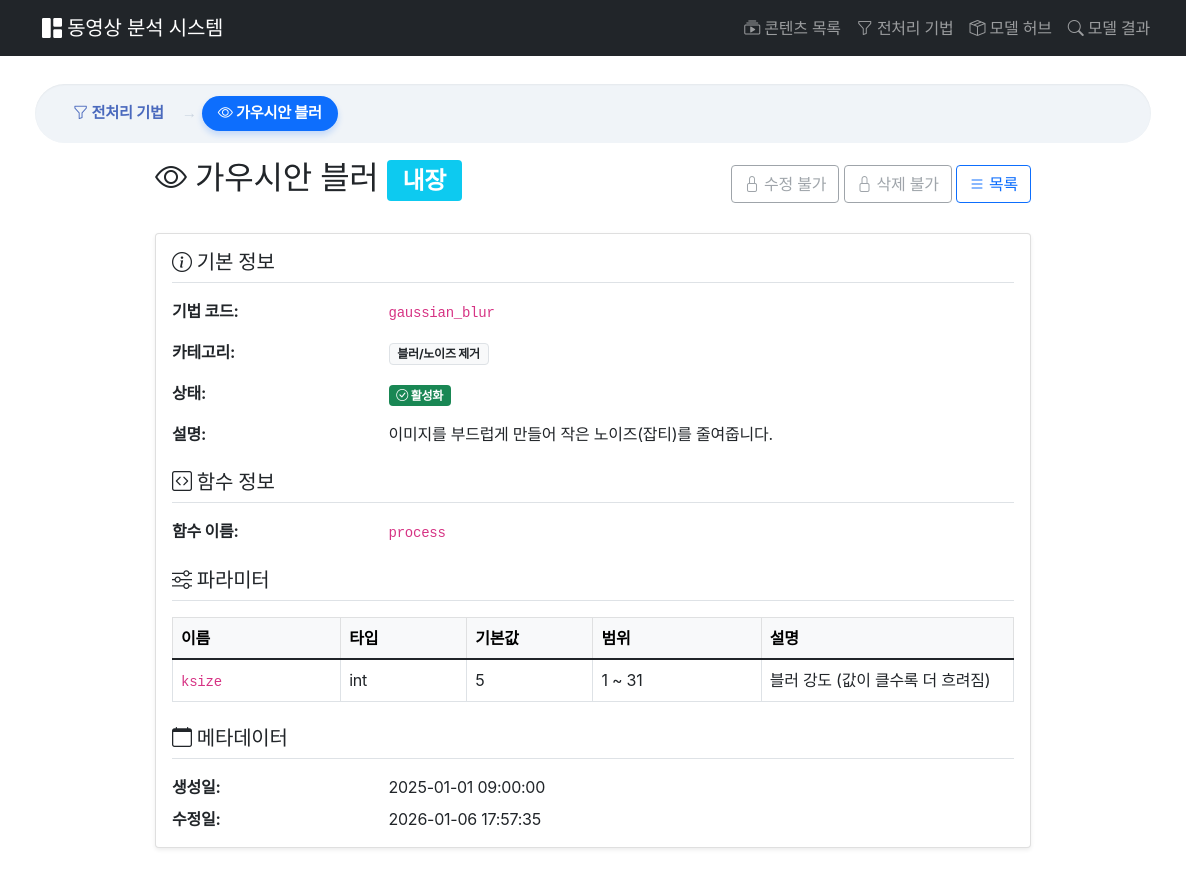
The app's page /prephub/1/, older data.
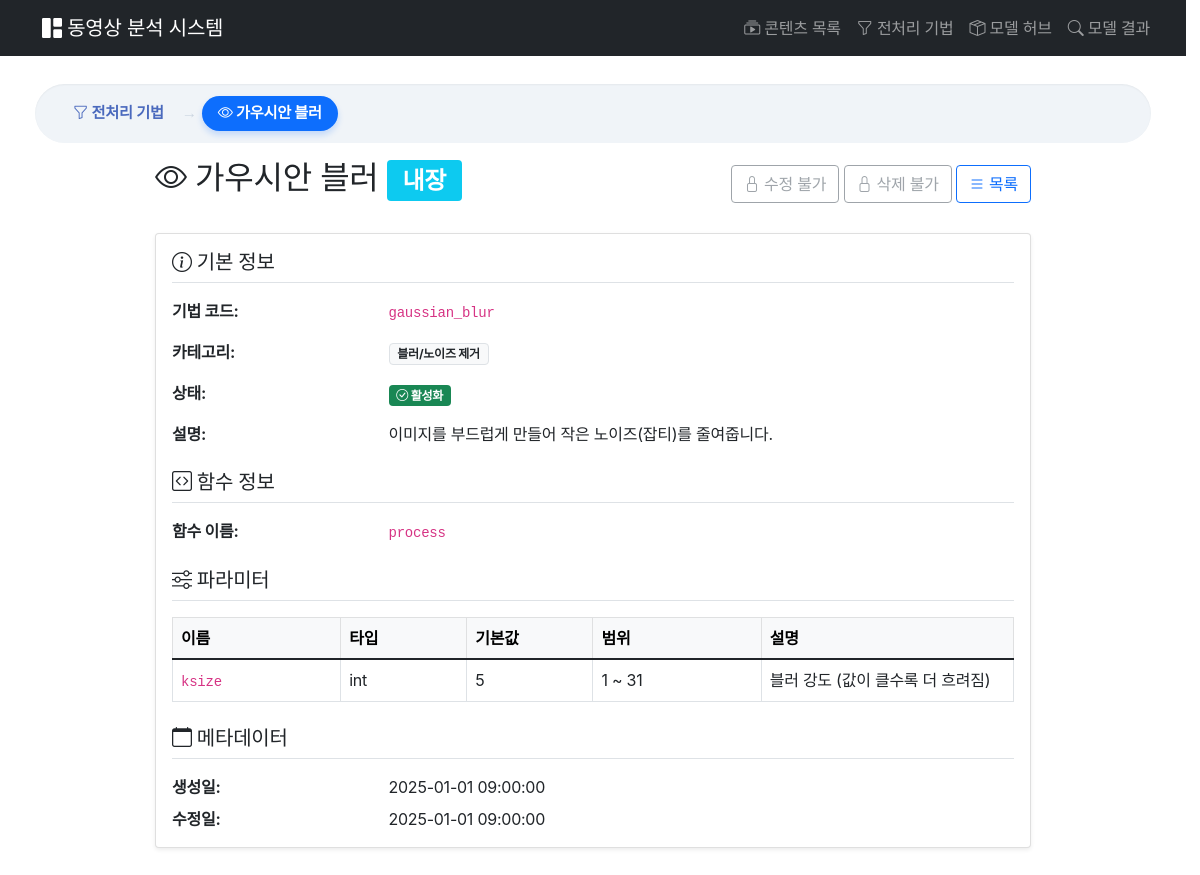
The same page, newer data.
### prephub/models.py (models this page shows, shortened)
class PreprocessingMethod(models.Model):
    name = models.CharField(max_length=100, verbose_name="기법 이름")
    code = models.CharField(
        max_length=50,
        unique=True,
        verbose_name="기법 코드",
        help_text="프로그램에서 사용되는 고유 식별자 (예: my_blur)"
    )
    description = models.TextField(blank=True, verbose_name="설명")
    CATEGORY_CHOICES = [
        ('edge', '경계 검출'),
        ('blur', '블러/노이즈 제거'),
        ('threshold', '임계값 처리'),
        ('morphology', '형태학적 변환'),
        ('color', '색상 변환'),
        ('feature', '특징 검출'),
        ('enhancement', '이미지 향상'),
        ('custom', '사용자 정의'),
    ]
    category = models.CharField(
        max_length=20,
        choices=CATEGORY_CHOICES,
        default='custom',
        verbose_name="카테고리"
    )
    python_file = models.FileField(
        upload_to=method_upload_path,
        blank=True,
        null=True,
        verbose_name="Python 파일",
        help_text=".py 파일을 업로드하세요"
    )
    function_name = models.CharField(
        max_length=100,
        default='process',
        verbose_name="함수 이름",
        help_text="Python 파일 내에서 실행할 함수 이름 (기본: process)"
    )
    parameter_schema = models.JSONField(
        default=dict,
        blank=True,
        verbose_name="파라미터 스키마",
        help_text="각 파라미터의 타입, 기본값, 범위 등을 정의"
    )
    default_parameters = models.JSONField(
        default=dict,
        blank=True,
        verbose_name="기본 파라미터"
    )
    is_active = models.BooleanField(default=True, verbose_name="활성화")
    is_builtin = models.BooleanField(
        default=False,
        verbose_name="내장 기법",
        help_text="시스템 기본 제공 기법 (삭제 불가)"
    )
    created_at = models.DateTimeField(auto_now_add=True, verbose_name="생성일")
    updated_at = models.DateTimeField(auto_now=True, verbose_name="수정일")
    class Meta:
        verbose_name = "전처리 기법"
        verbose_name_plural = "전처리 기법들"
        ordering = ['category', 'name']

### prephub/views.py (the view)
# urls.py: path('<int:pk>/', views.MethodDetailView.as_view(), name='method_detail'),
class MethodDetailView(DetailView):
    model = PreprocessingMethod
    template_name = 'prephub/method_detail.html'
    context_object_name = 'method'

### prephub/templates/prephub/method_detail.html (shortened to what the changed rows need)
{% extends 'contents/base.html' %}
{% block breadcrumb %}
<nav aria-label="breadcrumb">
    <ol class="breadcrumb">
        <li class="custom-breadcrumb-item active">
            <a href="#">
                <i class="bi bi-eye"></i> {{ method.name }}
            </a>
        </li>
    </ol>
</nav>
{% endblock breadcrumb %}
{% block content %}
<div class="container" style="max-width: 900px;">
    <div class="d-flex justify-content-between align-items-center mb-4">
        <h2>
            <i class="bi bi-eye"></i> {{ method.name }}
            {% if method.is_builtin %}
            <span class="badge bg-info">내장</span>
            {% else %}
            <span class="badge bg-success">커스텀</span>
            {% endif %}
        </h2>
        <div>
            {% if not method.is_builtin %}
            <a href="{% url 'prephub:method_edit' method.pk %}" class="btn btn-outline-secondary">
                <i class="bi bi-pencil"></i> 수정
            </a>
            <a href="{% url 'prephub:method_delete' method.pk %}" class="btn btn-outline-danger">
                <i class="bi bi-trash"></i> 삭제
            </a>
            {% else %}
            <button class="btn btn-outline-secondary" disabled title="내장 기법은 수정할 수 없습니다">
            </button>
            <button class="btn btn-outline-secondary" disabled title="내장 기법은 삭제할 수 없습니다">
            </button>
            {% endif %}
            <a href="{% url 'prephub:method_list' %}" class="btn btn-outline-primary">
            </a>
        </div>
    </div>
    <div class="card shadow-sm">
        <div class="card-body">
            <div class="mb-4">
                <div class="row mb-3">
                    <div class="col-md-9">
                        <code>{{ method.code }}</code>
                    </div>
                </div>
                <div class="row mb-3">
                    <div class="col-md-9">
                        <span class="badge bg-light text-dark border">
                            {{ method.get_category_display }}
                        </span>
                    </div>
                </div>
                <div class="row mb-3">
                    <div class="col-md-3 fw-bold">설명:</div>
                    <div class="col-md-9">
                        {{ method.description|default:"설명 없음" }}
                    </div>
                </div>
            </div>
            <div class="mb-4">
                <div class="row mb-3">
                    <div class="col-md-9">
                        <code>{{ method.function_name }}</code>
                    </div>
                </div>
            </div>
            {% if method.parameter_schema %}
            <div class="mb-4">
                <table class="table table-bordered">
                    <thead class="table-light">
                        <tr>
                            <th width="20%">이름</th>
                            <th width="15%">타입</th>
                            <th width="15%">기본값</th>
                            <th width="20%">범위</th>
                            <th>설명</th>
                        </tr>
                    </thead>
                </table>
            </div>
            {% endif %}
            <div>
                <div class="row mb-2">
                    <div class="col-md-3 fw-bold">생성일:</div>
                    <div class="col-md-9">{{ method.created_at|date:"Y-m-d H:i:s" }}</div>
                </div>
                <div class="row">
                    <div class="col-md-3 fw-bold">수정일:</div>
                    <div class="col-md-9">{{ method.updated_at|date:"Y-m-d H:i:s" }}</div>
                </div>
            </div>
        </div>
    </div>
</div>
{% endblock %}

Row changes from the older to the newer data that the page shows:
changed PreprocessingMethod "가우시안 블러": updated_at "2026-01-06 17:57:35" → "2025-01-01 09:00:00"
